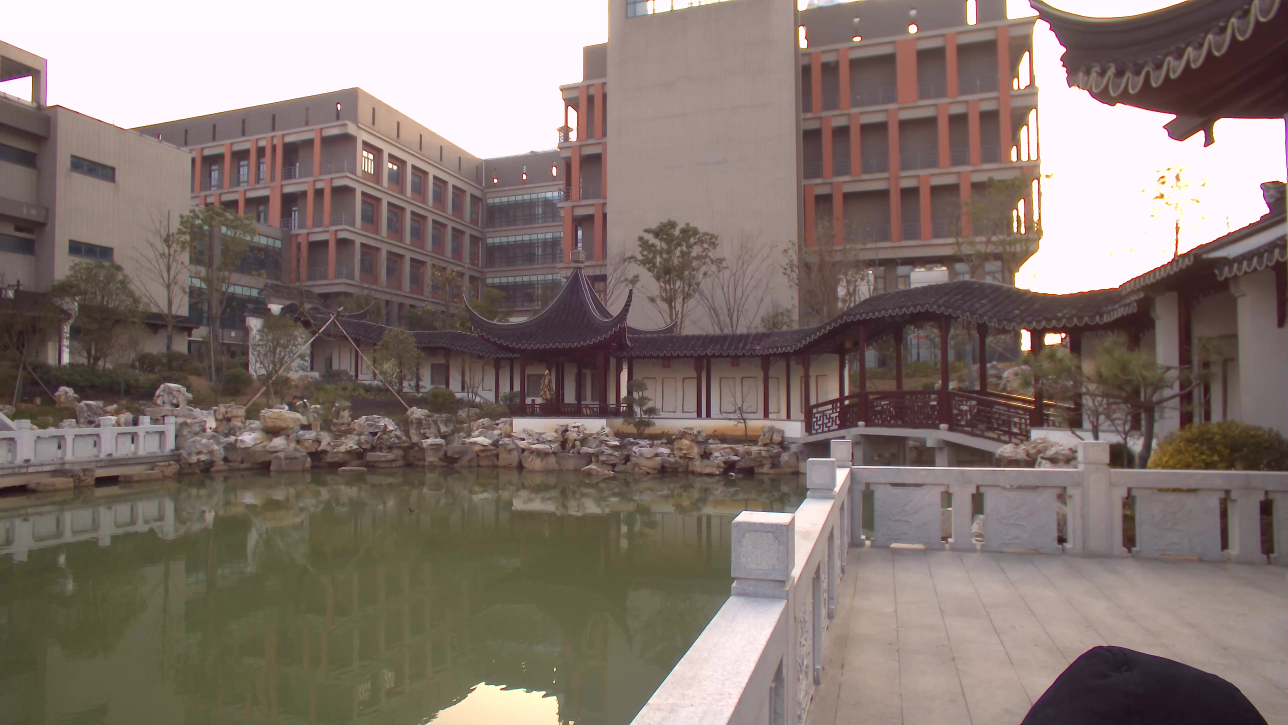
#> input picture 3/1.jpg, 3864 x 2174 px (shown at 1/3 size)
$ python cv2_ECC.py
#> lines starting #> are read from the running program, lines starting #| are printed output that depends on the picture; pictures that were not available may be replaced by others from this repository, and a replacement may not be noted
import numpy as np
import cv2

im1 = cv2.imread("3/1.jpg")
#> im1 is the input picture: shape (2174, 3864, 3); mean B, G, R 111.3, 117.8, 131.8
im2 = cv2.imread("3/2_13.jpg")
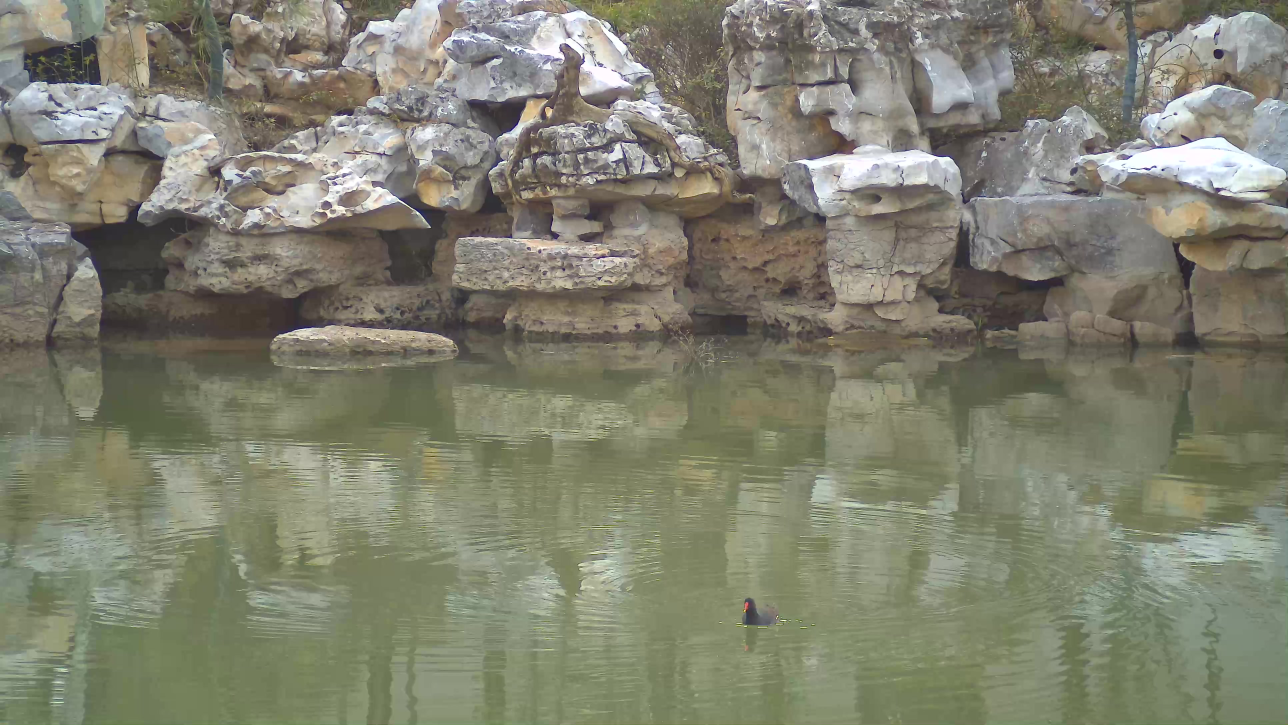
#> input picture 3/2.jpg, 3864 x 2174 px, given in place of 2_13.jpg, which was not available (shown at 1/3 size)
#> im2 is the input picture: shape (2174, 3864, 3); mean B, G, R 111.3, 128.7, 128.2

im1_gray = cv2.cvtColor(im1,cv2.COLOR_BGR2GRAY)
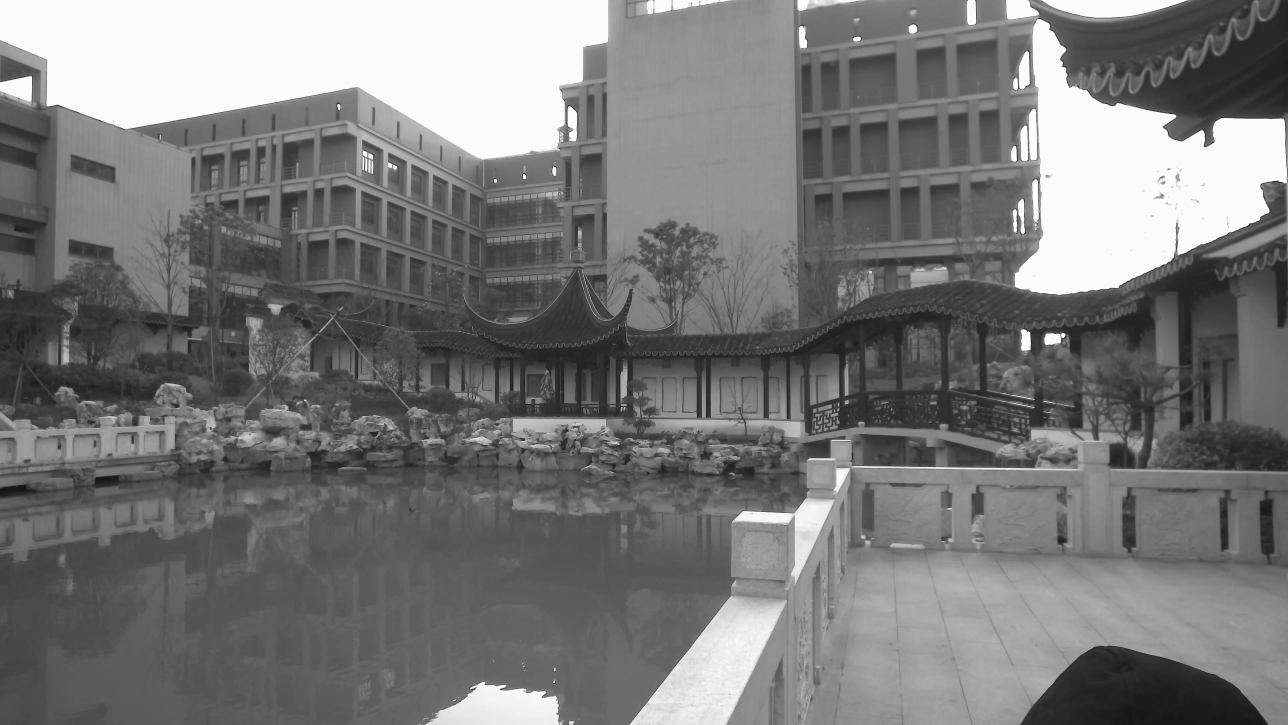
#> im1_gray: shape (2174, 3864) (shown at 1/3 size); min 3, max 255, mean 121.2
im2_gray = cv2.cvtColor(im2,cv2.COLOR_BGR2GRAY)
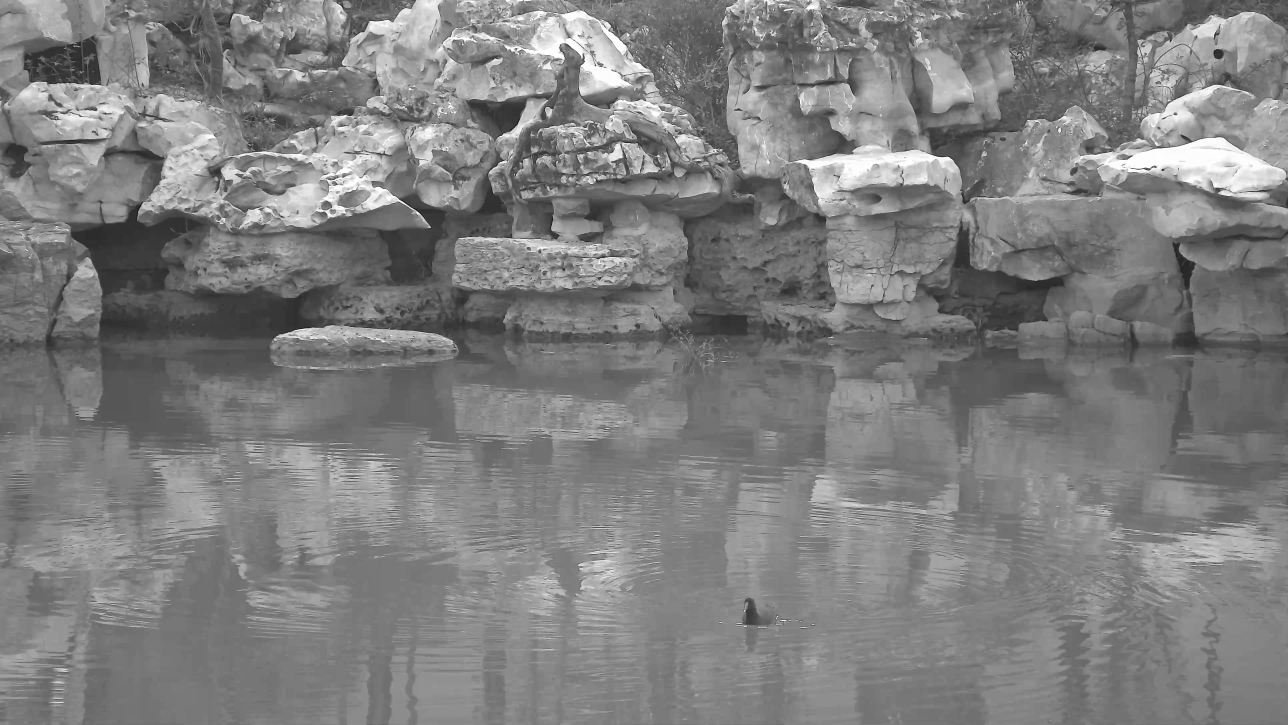
#> im2_gray: shape (2174, 3864) (shown at 1/3 size); min 0, max 255, mean 126.5

sz = im1.shape
#> sz = (2174, 3864, 3)
#> (the run stopped early here; a loop or call above may not have finished)
